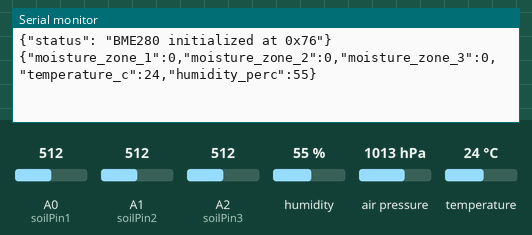
This sketch was run on a simulated Arduino Uno, built with avr-gcc and run on an emulated ATmega328P. Parts: the last lines printed to the serial monitor. The inputs (shaded band) are chosen by the test bench; at power-on: humidity 55 %, A0 (soilPin1) = 512, A1 (soilPin2) = 512, A2 (soilPin3) = 512, temperature 24 °C, air pressure 1013 hPa.

Above: at 1.3 s.
1.4 s: humidity set to 22 %
At 3.2 s:
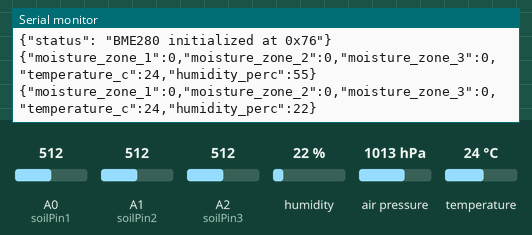
4.1 s: A0 (soilPin1) set to 306
At 5.2 s:
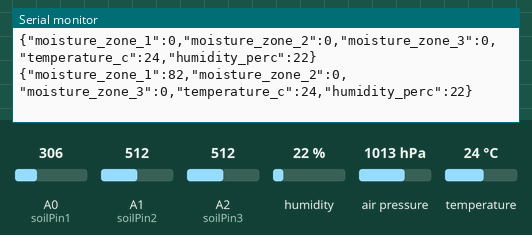
6.8 s: A1 (soilPin2) set to 306
At 9.2 s:
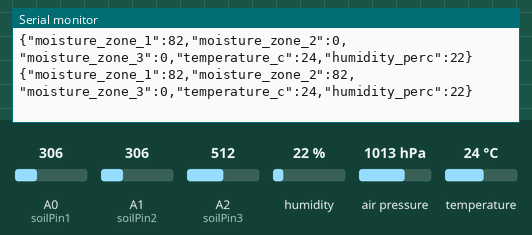
9.5 s: A2 (soilPin3) set to 306
At 11.4 s:
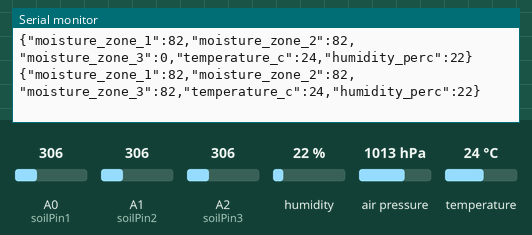
12.2 s: temperature set to 12 °C
At 13.6 s:
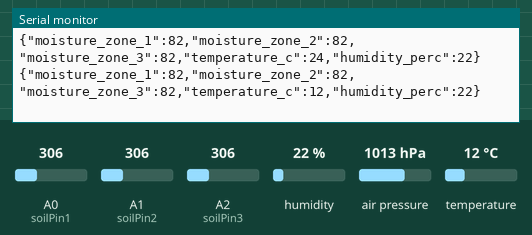
14.9 s: A0 (soilPin1) set to 290
At 17.8 s:
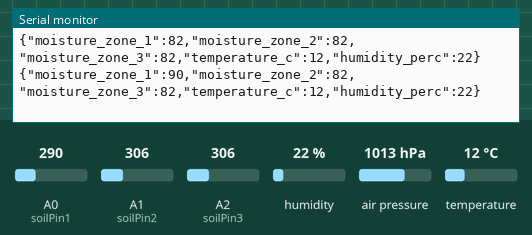
Timing chart, 0 to 18.6 s (numbered marks = the images above; inputs shaded):
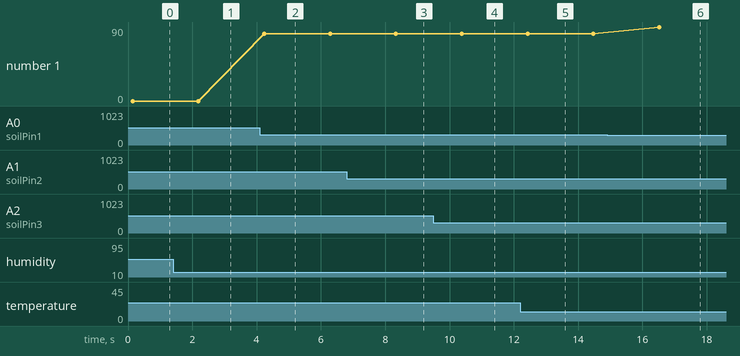

The sketch:

sensor_reader.ino
```cpp
/*
 * Step 1: Sensor Reader — Arduino to Pi via Serial
 *
 * Reads 3 capacitive soil moisture sensors + BME280 environment sensor (if available),
 * packages everything into JSON, and sends it over Serial every 2 seconds.
 *
 * v2.0 — BME280 is now OPTIONAL. The system continues running without it.
 *         Temperature/humidity fields will show "null" in the JSON output.
 *
 * Required Libraries (install via Arduino IDE Library Manager):
 *   - Adafruit BME280 Library
 *   - Adafruit Unified Sensor
 *   - ArduinoJson (by Benoit Blanchon)
 *
 * Wiring:
 *   BME280 (optional): VCC→5V, GND→GND, SDA→A4, SCL→A5
 *   Sensor 1: AOUT→A0, VCC→5V, GND→GND
 *   Sensor 2: AOUT→A1, VCC→5V, GND→GND
 *   Sensor 3: AOUT→A2, VCC→5V, GND→GND
 */

#include <Wire.h>
#include <Adafruit_Sensor.h>
#include <Adafruit_BME280.h>
#include <ArduinoJson.h>

Adafruit_BME280 bme;  // I2C

// --- Soil Moisture Sensor Pins ---
const int soilPin1 = A0;
const int soilPin2 = A1;
const int soilPin3 = A2;

// --- CALIBRATION LIMITS ---
// These are initial values for v1.2 capacitive sensors in air vs submerged.
// Adjust after testing in your actual soil.
const int dryValue = 470;   // Raw ADC value when sensor is in dry air
const int wetValue = 270;   // Raw ADC value when sensor is fully submerged in water

// --- BME280 Status ---
bool bme_ok = false;        // Will be set to true if BME280 initializes successfully

void setup() {
  Serial.begin(9600);

  // Initialize BME280 — but don't halt if it fails
  Wire.begin();
  delay(100);               // Give BME280 time to power up
  if (bme.begin(0x76)) {
    bme_ok = true;
    Serial.println("{\"status\": \"BME280 initialized at 0x76\"}");
  } else if (bme.begin(0x77)) {
    bme_ok = true;
    Serial.println("{\"status\": \"BME280 initialized at 0x77 (alternate addr)\"}");
  } else {
    Serial.println("{\"warning\": \"BME280 not found — continuing without environmental sensor\"}");
    // Do NOT halt — the system works with just soil moisture sensors
  }
}

void loop() {
  // --- 1. Read Soil Moisture (raw ADC → 0-100%) ---
  int raw1 = analogRead(soilPin1);
  int raw2 = analogRead(soilPin2);
  int raw3 = analogRead(soilPin3);

  // Map raw ADC values to a percentage (0% = dry air, 100% = submerged)
  int percent1 = constrain(map(raw1, dryValue, wetValue, 0, 100), 0, 100);
  int percent2 = constrain(map(raw2, dryValue, wetValue, 0, 100), 0, 100);
  int percent3 = constrain(map(raw3, dryValue, wetValue, 0, 100), 0, 100);

  // --- 2. Read Environment Sensor (only if available) ---
  float temp  = NAN;
  float humid = NAN;
  float press = NAN;

  if (bme_ok) {
    temp  = bme.readTemperature();      // °C
    humid = bme.readHumidity();         // %
    press = bme.readPressure() / 100.0F; // hPa

    // Sanity check — reject floating-bus garbage values
    // If readings are physically impossible, treat sensor as failed temporarily
    if (temp < -40 || temp > 85 || humid < 0 || humid > 100 || press < 300 || press > 1100) {
      temp  = NAN;
      humid = NAN;
      press = NAN;
    }
  }

  // --- 3. Build JSON Packet ---
  // Use a larger doc to accommodate the "null" representation
  StaticJsonDocument<256> doc;
  doc["moisture_zone_1"] = percent1;
  doc["moisture_zone_2"] = percent2;
  doc["moisture_zone_3"] = percent3;

  // NAN values serialize as "null" in JSON — the Pi data logger handles this
  if (isnan(temp)) {
    doc["temperature_c"] = nullptr;
    doc["humidity_perc"] = nullptr;
  } else {
    doc["temperature_c"] = temp;
    doc["humidity_perc"] = humid;
  }

  // --- 4. Send over Serial ---
  serializeJson(doc, Serial);
  Serial.println();   // Newline so the Pi knows the message is complete

  delay(2000);  // Read every 2 seconds
}
```

Measured:
- after the input at 1.4 s, the serial monitor: prints a new line after 0.79 s (image 1)
- after the input at 4.1 s, the serial monitor: prints a new line after 0.14 s (image 2)
- after the input at 6.8 s, the serial monitor: prints a new line after 1.5 s (image 3)
- after the input at 9.5 s, the serial monitor: prints a new line after 0.88 s (image 4)
- after the input at 12.2 s, the serial monitor: prints a new line after 0.23 s (image 5)
- after the input at 14.9 s, the serial monitor: prints a new line after 1.6 s (image 6)
- plotted number 1: 0 → 82 after the input at 4.1 s, 82 → 90 after the input at 14.9 s
